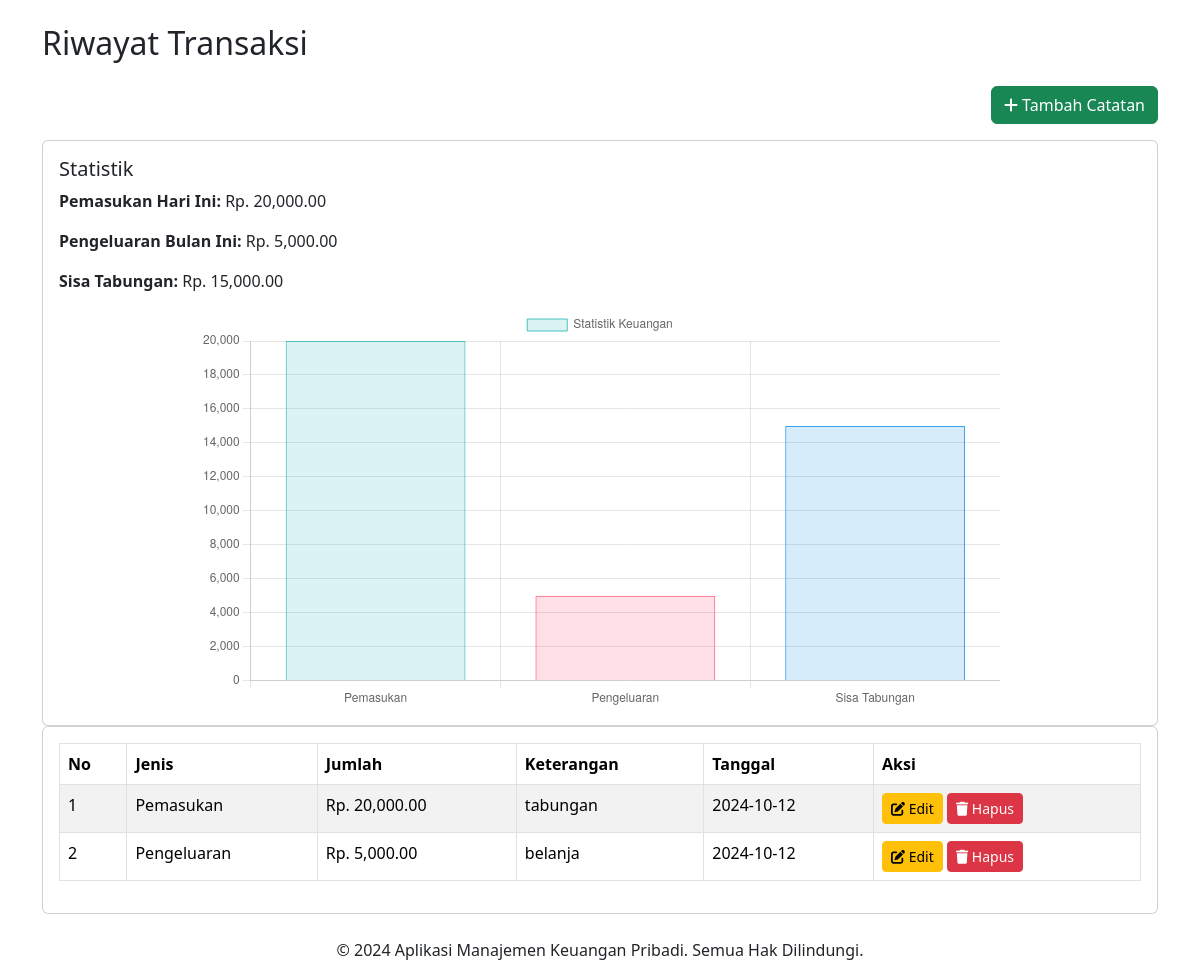
The page / on the database its author committed.
### tables this page shows
CREATE TABLE `transaksi` (
  `id` int(11) NOT NULL,
  `jenis` enum('Pemasukan','Pengeluaran') NOT NULL,
  `jumlah` decimal(15,2) NOT NULL,
  `keterangan` varchar(255) NOT NULL,
  `tanggal` date NOT NULL
);

### index.php (the view, shortened to what this page needs)
<?php include 'config/db.php'; ?>
<!DOCTYPE html>
<html lang="en">
<head>
  <link href="https://cdn.jsdelivr.net/npm/bootstrap@5.3.3/dist/css/bootstrap.min.css" rel="stylesheet">
  <link rel="stylesheet" href="https://cdnjs.cloudflare.com/ajax/libs/font-awesome/6.0.0/css/all.min.css">
</head>
<body>
  <div class="container mt-4">
    <h2 class="my-4">Riwayat Transaksi</h2>
    <div class="text-end mb-3">
      <a href="tambah_catatan.php" class="btn btn-success btn-custom">
        <i class="fas fa-plus"></i> Tambah Catatan
      </a>
    </div>
    <div class="card">
      <div class="card-body">
        <h5 class="card-title">Statistik</h5>
        <p><strong>Pemasukan Hari Ini:</strong> Rp. <?= number_format($mysqli->query("SELECT SUM(jumlah) AS total FROM transaksi WHERE jenis='Pemasukan' AND DATE(tanggal) = CURDATE()")->fetch_assoc()['total'], 2); ?></p>
        <p><strong>Pengeluaran Bulan Ini:</strong> Rp. <?= number_format($mysqli->query("SELECT SUM(jumlah) AS total FROM transaksi WHERE jenis='Pengeluaran' AND MONTH(tanggal) = MONTH(CURRENT_DATE()) AND YEAR(tanggal) = YEAR(CURRENT_DATE())")->fetch_assoc()['total'], 2); ?></p>
        <?php
        $total_pemasukan = $mysqli->query("SELECT SUM(jumlah) AS total FROM transaksi WHERE jenis='Pemasukan'")->fetch_assoc()['total'] ?? 0;
        $total_pengeluaran = $mysqli->query("SELECT SUM(jumlah) AS total FROM transaksi WHERE jenis='Pengeluaran'")->fetch_assoc()['total'] ?? 0;
        $sisa_tabungan = $total_pemasukan - $total_pengeluaran;
        ?>
        <p><strong>Sisa Tabungan:</strong> Rp. <?= number_format($sisa_tabungan, 2); ?></p>
        <canvas id="myChart" style="width: 800px; height: 400px; margin: 0px auto;"></canvas>
      </div>
    </div>
    <div class="card">
      <div class="card-body">
        <div class="table-responsive">
          <table class="table table-striped table-bordered">
            <thead>
              <tr>
                <th>No</th>
                <th>Jenis</th>
                <th>Jumlah</th>
                <th>Keterangan</th>
                <th>Tanggal</th>
                <th>Aksi</th>
              </tr>
            </thead>
            <tbody>
              <?php
              $result = $mysqli->query("SELECT * FROM transaksi");
              if ($result->num_rows > 0) {
                $no = 1;
                while ($row = $result->fetch_assoc()):
              ?>
                  <tr>
                    <td><?= $no++; ?></td>
                    <td><?= $row['jenis']; ?></td>
                    <td>Rp. <?= number_format($row['jumlah'], 2); ?></td>
                    <td><?= $row['keterangan']; ?></td>
                    <td><?= $row['tanggal']; ?></td>
                    <td>
                      <a href="ubah_catatan.php?id=<?= $row['id']; ?>" class="btn btn-warning btn-sm">
                        <i class="fas fa-edit"></i> Edit
                      </a>
                      <a href="process_catatan.php?delete=<?= $row['id']; ?>" class="btn btn-danger btn-sm" onclick="return confirm('Apakah Anda yakin?')">
                        <i class="fas fa-trash"></i> Hapus
                      </a>
                    </td>
                  </tr>
                <?php
                endwhile;
              } else {
                ?>
                <tr>
                  <td colspan="6" class="text-center">Tidak ada data transaksi.</td>
                </tr>
              <?php
              }
              ?>
            </tbody>
          </table>
        </div>
      </div>
    </div>
  </div>
  <footer class="footer text-center mt-4">
    <p>&copy; <?= date('Y'); ?> Aplikasi Manajemen Keuangan Pribadi. Semua Hak Dilindungi.</p>
  </footer>
  <script>
    // Ambil data untuk grafik dari server
    const ctx = document.getElementById('myChart').getContext('2d');
    const pemasukanData = <?= json_encode($total_pemasukan); ?> || 0;
    const pengeluaranData = <?= json_encode($total_pengeluaran); ?> || 0;
    const sisaTabunganData = <?= json_encode($sisa_tabungan); ?> || 0;
    const myChart = new Chart(ctx, {
      type: 'bar', // Tipe grafik
      data: {
        labels: ['Pemasukan', 'Pengeluaran', 'Sisa Tabungan'],
        datasets: [{
          label: 'Statistik Keuangan',
          data: [pemasukanData, pengeluaranData, sisaTabunganData],
          backgroundColor: [
            'rgba(75, 192, 192, 0.2)',
            'rgba(255, 99, 132, 0.2)',
            'rgba(54, 162, 235, 0.2)' // Warna untuk Sisa Tabungan
          ],
          borderColor: [
            'rgba(75, 192, 192, 1)',
            'rgba(255, 99, 132, 1)',
            'rgba(54, 162, 235, 1)' // Border untuk Sisa Tabungan
          ],
          borderWidth: 1
        }]
      },
      options: {
        scales: {
          y: {
            beginAtZero: true
          }
        }
      }
    });
  </script>
</body>
</html>

### rows shown on the page
transaksi: jenis "Pemasukan", jumlah "20,000.00", keterangan "tabungan", tanggal "2024-10-12"
transaksi: jenis "Pengeluaran", jumlah "5,000.00", keterangan "belanja", tanggal "2024-10-12"

### other values the page prints
$sisa_tabungan "15,000.00"
chart data {{ json_encode($total_pemasukan) }} "20000.00"
chart data {{ json_encode($total_pengeluaran) }} "5000.00"
chart data {{ json_encode($sisa_tabungan) }} 15000
